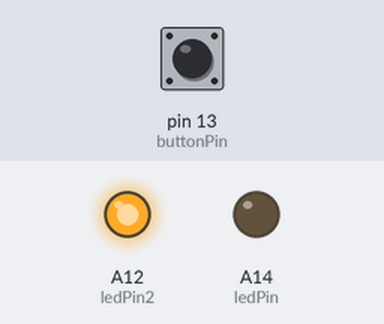
Simulated run of this sketch. Board: Arduino Mega 2560, built with avr-gcc and run on an emulated ATmega2560. Shown: output pins drawn as LEDs (lit = HIGH). Inputs (shaded band) come from the test bench; at power-on: pin 13 (buttonPin) LOW.

Above: at 1.2 s.
1.3 s: pin 13 (buttonPin) pulled HIGH for 0.15 s
At 2.2 s:
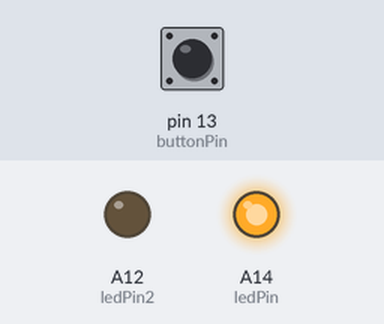
2.9 s: pin 13 (buttonPin) pulled HIGH for 1 s
At 3.4 s:
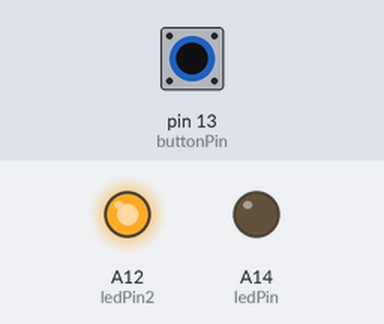
5.4 s: pin 13 (buttonPin) pulled HIGH for 3.2 s
At 6.5 s:
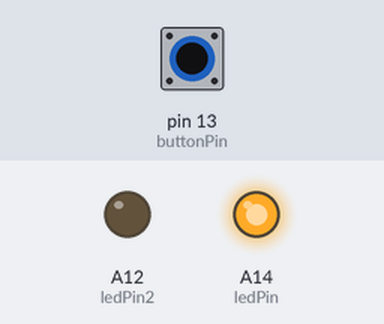
Timing chart, 0 to 8.4 s (numbered marks = the images above; inputs shaded):
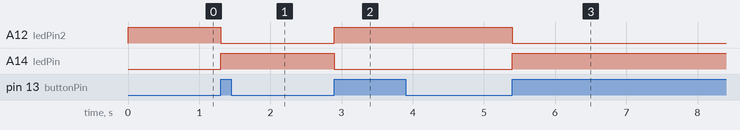

Measured:
- after the input at 1.3 s, A12 (ledPin2): HIGH → LOW at once; A14 (ledPin): LOW → HIGH at once
- after the input at 2.9 s, A12 (ledPin2): LOW → HIGH at once; A14 (ledPin): HIGH → LOW at once
- after the input at 5.4 s, A12 (ledPin2): HIGH → LOW at once; A14 (ledPin): LOW → HIGH at once

The sketch:

working_lights.ino
```cpp
// Set up the pin connections
const int buttonPin = 13; // connect the button to digital pin 2
const int ledPin = A14;
const int ledPin2 = A12;  // connect an LED to digital pin 13

// Set up variables to store the button state, LED state, and previous button state
int buttonState = 0;
int ledState = LOW;
int prevButtonState = LOW;

void setup() {
  pinMode(buttonPin, INPUT);
  pinMode(ledPin, OUTPUT);
  pinMode(ledPin2, OUTPUT);
}

void loop() {
  // Read the state of the button
  buttonState = digitalRead(buttonPin);

  // Check if the button has been pressed
  if (buttonState == HIGH && prevButtonState == LOW) {
    // Toggle the state of the LED
    ledState = !ledState;
  }

  // Update the LED state
  digitalWrite(ledPin, ledState);
  digitalWrite(ledPin2, !ledState);

  // Update the previous button state
  prevButtonState = buttonState;
}
```
